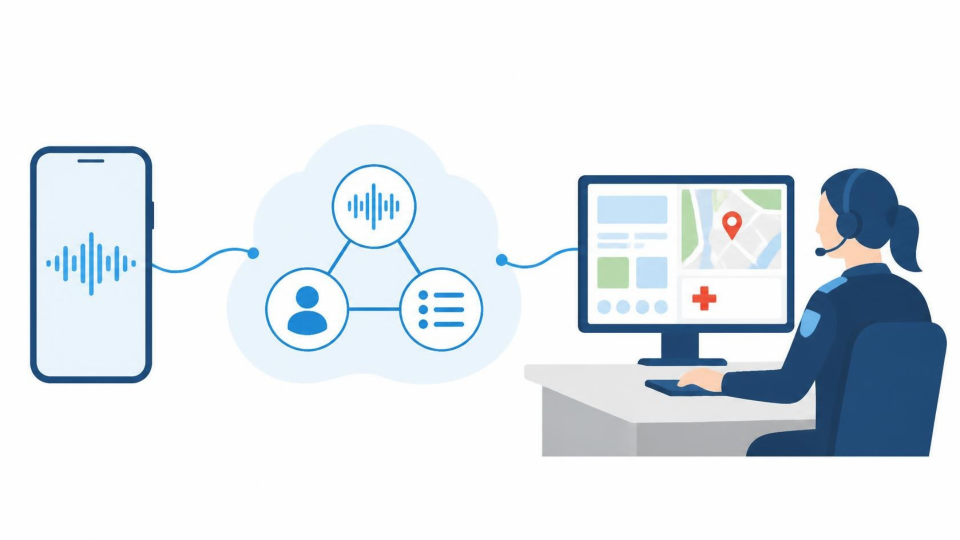
#> input picture ppt/figures/canva/hero_call_flow.png, 1920 x 1080 px (shown at 1/2 size); its folder holds 4 pictures in this run
$ python crop_canva.py
#> lines starting #> are read from the running program, lines starting #| are printed output that depends on the picture
"""Canva 원본 PNG를 슬라이드용으로 정리한다. (원본은 그대로 두고 _crop / sym_N 파일을 새로 만든다)
- 거의 흰색(>=246) 배경을 순백으로 만들고, 내용 경계에 맞춰 여백을 잘라낸다.
- symptoms_icons.png(3x3)는 아이콘 9개로 잘라 sym_0..8.png로 저장한다 (증상 순서: 고열·구토·두통·복통·어지러움·열상·오심·전신쇠약·호흡곤란).
실행: python ppt/tools/crop_canva.py
"""
import os
import numpy as np
from PIL import Image

D = os.path.join(os.path.dirname(os.path.abspath(__file__)), "..", "figures", "canva")


def load_white(name):
#> called with name = 'hero_call_flow.png'
    a = np.array(Image.open(os.path.join(D, name)).convert("RGB"))
    a[(a >= 246).all(axis=2)] = 255
    return a


def bbox(a, thr=235):
    ys, xs = np.where(a.min(axis=2) < thr)
    return xs.min(), xs.max() + 1, ys.min(), ys.max() + 1


def crop(a, pad=24):
#> called with pad = 24
    x0, x1, y0, y1 = bbox(a)
#> x0 = 59; x1 = 1895; y0 = 251; y1 = 915
    h, w = a.shape[:2]
#> h = 1080; w = 1920
    return a[max(0, y0 - pad):min(h, y1 + pad), max(0, x0 - pad):min(w, x1 + pad)]
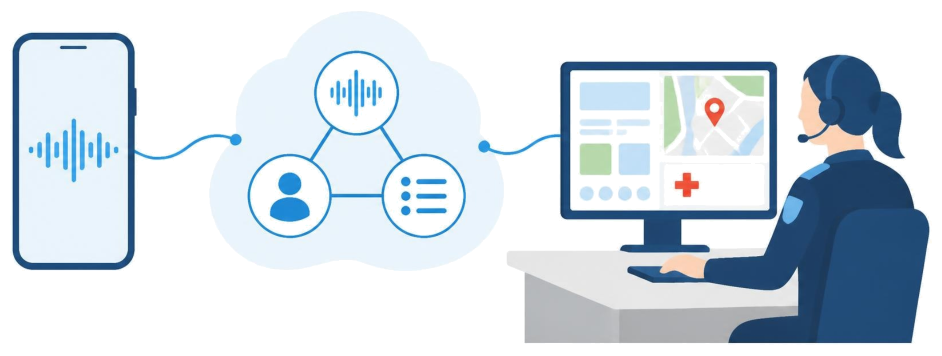
#> returned value: shape (712, 1884, 3) (shown at 1/2 size); mean of channels 0, 1, 2 210.7, 220.6, 229; drawn as R, G, B


for name in ("hero_call_flow", "speakers_overlap"):
    out = crop(load_white(name + ".png"))
    Image.fromarray(out).save(os.path.join(D, name + "_crop.png"))
    print(name + "_crop.png", out.shape[1], "x", out.shape[0], "ratio", round(out.shape[1] / out.shape[0], 3))
#| hero_call_flow_crop.png 1884 x 712 ratio 2.646
#> pass 2 of the loop `for name in ("hero_call_flow", "speakers_overlap"):`:
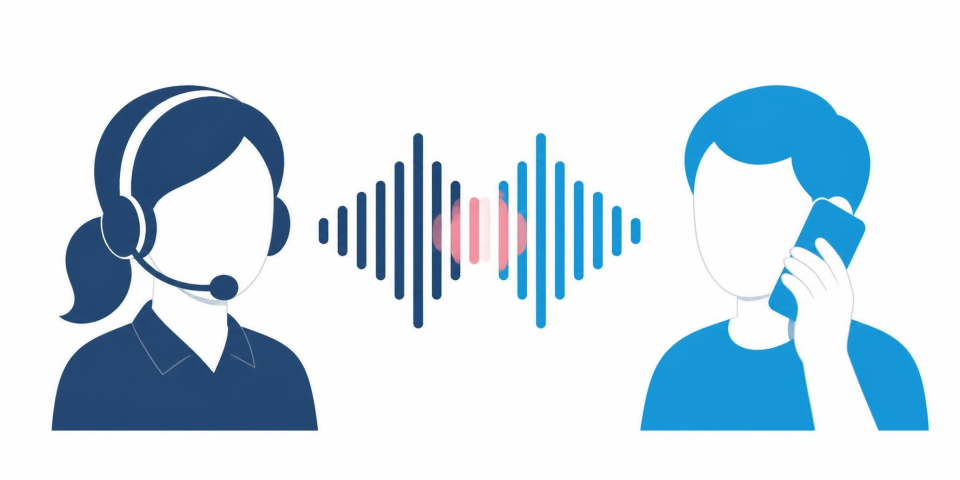
#> input picture ppt/figures/canva/speakers_overlap.png, 1920 x 960 px (shown at 1/2 size)
#> x0 = 102; x1 = 1860; y0 = 169; y1 = 865
#> in crop (call 2), `return a[max(0, y0 - pad):min(h, y1 + pad), max(0, x0 - pad):min(w, x1..`:
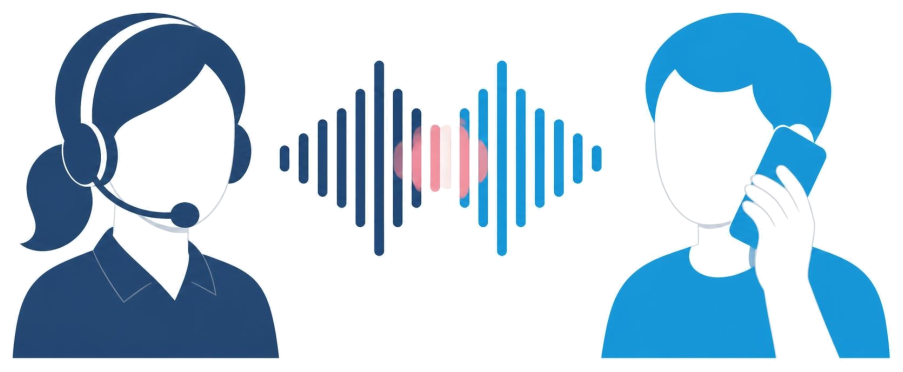
#> returned value: shape (744, 1806, 3) (shown at 1/2 size); mean of channels 0, 1, 2 189.6, 211.2, 226.3; drawn as R, G, B
#| speakers_overlap_crop.png 1806 x 744 ratio 2.427

# 증상 아이콘 3x3 → 9개
a = load_white("symptoms_icons.png")
#> (the run stopped early here; a loop or call above may not have finished)
